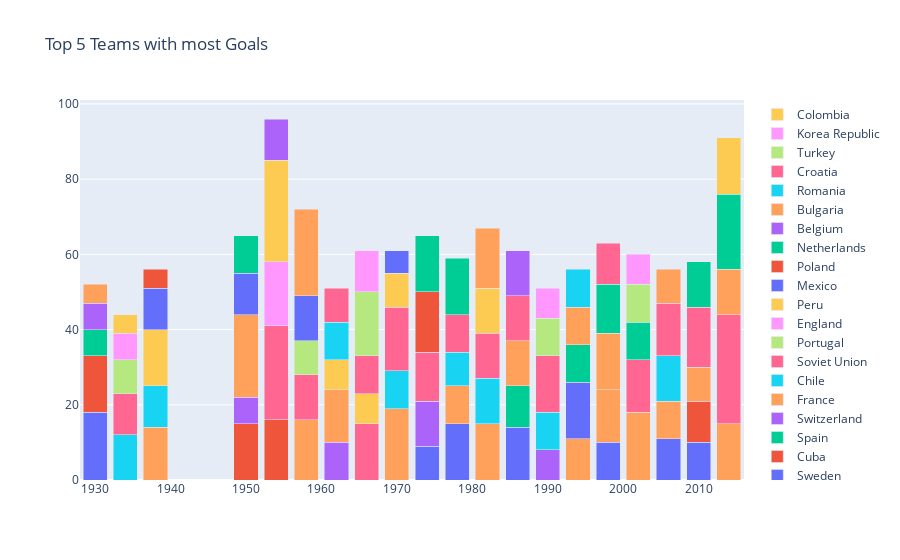

Here is the notebook cell this chart was saved with:
### Code cell
import plotly.graph_objects as go
x, y = goals['Year'].values, goals['Goals'].values
data = []
for team in top5['Country'].drop_duplicates().values:
    year = top5[top5['Country'] == team]['Year']
    goal = top5[top5['Country'] == team]['Goals']
    
    data.append(go.Bar(x = year, y = goal, name = team))
layout = go.Layout(barmode = 'stack', title = 'Top 5 Teams with most Goals', showlegend = True)

fig = go.Figure(data = data, layout = layout)
fig.show()

### Figure 1 — Plotly figure (JSON) as saved in the notebook; plotly's stock layout.template omitted (floating-point values rounded to 4 significant figures)
{"data": [{"name": "Argentina", "type": "bar", "x": [1930, 1974, 1978, 1986, 1998, 2006, 2010], "y": [18, 9, 15, 14, 10, 11, 10]}, {"name": "Uruguay", "type": "bar", "x": [1930, 1950, 1954, 2010], "y": [15, 15, 16, 11]}, {"name": "USA", "type": "bar", "x": [1930], "y": [7]}, {"name": "Yugoslavia", "type": "bar", "x": [1930, 1950, 1962, 1974, 1990], "y": [7, 7, 10, 12, 8]}, {"name": "Brazil", "type": "bar", "x": [1930, 1938, 1950, 1958, 1962, 1970, 1978, 1982, 1994, 1998, 2002, 2006, 2010, 2014], "y": [5, 14, 22, 16, 14, 19, 10, 15, 11, 14, 18, 10, 9, 15]}, {"name": "Italy", "type": "bar", "x": [1934, 1938, 1970, 1978, 1982, 1990, 2006], "y": [12, 11, 10, 9, 12, 10, 12]}, {"name": "Germany", "type": "bar", "x": [1934, 1954, 1958, 1966, 1970, 1974, 1978, 1982, 1990, 2002, 2006, 2010, 2014], "y": [11, 25, 12, 15, 17, 13, 10, 12, 15, 14, 14, 16, 29]}, {"name": "Czechoslovakia", "type": "bar", "x": [1934, 1958, 1990], "y": [9, 9, 10]}, {"name": "Austria", "type": "bar", "x": [1934, 1954], "y": [7, 17]}, {"name": "Hungary", "type": "bar", "x": [1934, 1938, 1954, 1962, 1966, 1982], "y": [5, 15, 27, 8, 8, 12]}, {"name": "Sweden", "type": "bar", "x": [1938, 1950, 1958, 1994], "y": [11, 11, 12, 15]}, {"name": "Cuba", "type": "bar", "x": [1938], "y": [5]}, {"name": "Spain", "type": "bar", "x": [1950, 1986, 1994, 2002], "y": [10, 11, 10, 10]}, {"name": "Switzerland", "type": "bar", "x": [1954], "y": [11]}, {"name": "France", "type": "bar", "x": [1958, 1982, 1986, 1998, 2006, 2014], "y": [23, 16, 12, 15, 9, 12]}, {"name": "Chile", "type": "bar", "x": [1962], "y": [10]}, {"name": "Soviet Union", "type": "bar", "x": [1962, 1966, 1986], "y": [9, 10, 12]}, {"name": "Portugal", "type": "bar", "x": [1966], "y": [17]}, {"name": "England", "type": "bar", "x": [1966, 1990], "y": [11, 8]}, {"name": "Peru", "type": "bar", "x": [1970], "y": [9]}, {"name": "Mexico", "type": "bar", "x": [1970], "y": [6]}, {"name": "Poland", "type": "bar", "x": [1974], "y": [16]}, {"name": "Netherlands", "type": "bar", "x": [1974, 1978, 1998, 2010, 2014], "y": [15, 15, 13, 12, 20]}, {"name": "Belgium", "type": "bar", "x": [1986], "y": [12]}, {"name": "Bulgaria", "type": "bar", "x": [1994], "y": [10]}, {"name": "Romania", "type": "bar", "x": [1994], "y": [10]}, {"name": "Croatia", "type": "bar", "x": [1998], "y": [11]}, {"name": "Turkey", "type": "bar", "x": [2002], "y": [10]}, {"name": "Korea Republic", "type": "bar", "x": [2002], "y": [8]}, {"name": "Colombia", "type": "bar", "x": [2014], "y": [15]}], "layout": {"barmode": "stack", "showlegend": true, "title": {"text": "Top 5 Teams with most Goals"}}}
